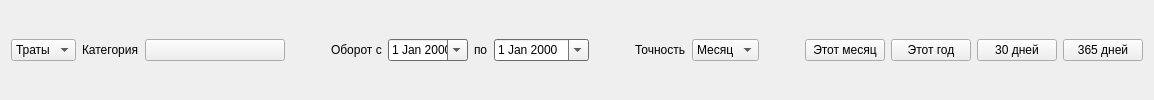
          <widget class="QWidget" name="categoriesAnalysisTab">
           <attribute name="title">
            <string>Категории</string>
           </attribute>
           <layout class="QVBoxLayout" name="categorieAnalysisTabLayout">
            <item>
             <layout class="QHBoxLayout" name="horizontalLayout_8">
              <item>
               <widget class="QComboBox" name="categoriesTypeBox">
                <item>
                 <property name="text">
                  <string>Траты</string>
                 </property>
                </item>
                <item>
                 <property name="text">
                  <string>Доход</string>
                 </property>
                </item>
               </widget>
              </item>
              <item>
               <widget class="QLabel" name="label_6">
                <property name="text">
                 <string>Категория</string>
                </property>
               </widget>
              </item>
              <item>
               <widget class="cashbook::CategoryNodeButton" name="categoriesCategoryButton">
                <property name="minimumSize">
                 <size>
                  <width>140</width>
                  <height>0</height>
                 </size>
                </property>
                <property name="text">
                 <string/>
                </property>
               </widget>
              </item>
              <item>
               <spacer name="horizontalSpacer_30">
                <property name="orientation">
                 <enum>Qt::Horizontal</enum>
                </property>
                <property name="sizeHint" stdset="0">
                 <size>
                  <width>40</width>
                  <height>20</height>
                 </size>
                </property>
               </spacer>
              </item>
              <item>
               <widget class="QLabel" name="label_9">
                <property name="sizePolicy">
                 <sizepolicy hsizetype="Preferred" vsizetype="Fixed">
                  <horstretch>0</horstretch>
                  <verstretch>0</verstretch>
                 </sizepolicy>
                </property>
                <property name="text">
                 <string>Оборот с</string>
                </property>
               </widget>
              </item>
              <item>
               <widget class="QDateEdit" name="categoriesDateFrom">
                <property name="minimumSize">
                 <size>
                  <width>80</width>
                  <height>0</height>
                 </size>
                </property>
                <property name="palette">
                 <palette>
                  <active>
                   <colorrole role="Window">
                    <brush brushstyle="SolidPattern">
                     <color alpha="255">
                      <red>146</red>
                      <green>150</green>
                      <blue>154</blue>
                     </color>
                    </brush>
                   </colorrole>
                  </active>
                  <inactive>
                   <colorrole role="Window">
                    <brush brushstyle="SolidPattern">
                     <color alpha="255">
                      <red>146</red>
                      <green>150</green>
                      <blue>154</blue>
                     </color>
                    </brush>
                   </colorrole>
                  </inactive>
                  <disabled>
                   <colorrole role="Window">
                    <brush brushstyle="SolidPattern">
                     <color alpha="255">
                      <red>146</red>
                      <green>150</green>
                      <blue>154</blue>
                     </color>
                    </brush>
                   </colorrole>
                  </disabled>
                 </palette>
                </property>
                <property name="styleSheet">
                 <string notr="true">QCalendarWidget QWidget#qt_calendar_navigationbar
{ 
    background-color: rgb(64, 66, 68); 
}</string>
                </property>
                <property name="frame">
                 <bool>true</bool>
                </property>
                <property name="readOnly">
                 <bool>false</bool>
                </property>
                <property name="buttonSymbols">
                 <enum>QAbstractSpinBox::NoButtons</enum>
                </property>
                <property name="calendarPopup">
                 <bool>true</bool>
                </property>
               </widget>
              </item>
              <item>
               <widget class="QLabel" name="label_17">
                <property name="sizePolicy">
                 <sizepolicy hsizetype="Preferred" vsizetype="Fixed">
                  <horstretch>0</horstretch>
                  <verstretch>0</verstretch>
                 </sizepolicy>
                </property>
                <property name="text">
                 <string>по</string>
                </property>
               </widget>
              </item>
              <item>
               <widget class="QDateEdit" name="categoriesDateTo">
                <property name="minimumSize">
                 <size>
                  <width>80</width>
                  <height>0</height>
                 </size>
                </property>
                <property name="palette">
                 <palette>
                  <active>
                   <colorrole role="Window">
                    <brush brushstyle="SolidPattern">
                     <color alpha="255">
                      <red>146</red>
                      <green>150</green>
                      <blue>154</blue>
                     </color>
                    </brush>
                   </colorrole>
                  </active>
                  <inactive>
                   <colorrole role="Window">
                    <brush brushstyle="SolidPattern">
                     <color alpha="255">
                      <red>146</red>
                      <green>150</green>
                      <blue>154</blue>
                     </color>
                    </brush>
                   </colorrole>
                  </inactive>
                  <disabled>
                   <colorrole role="Window">
                    <brush brushstyle="SolidPattern">
                     <color alpha="255">
                      <red>146</red>
                      <green>150</green>
                      <blue>154</blue>
                     </color>
                    </brush>
                   </colorrole>
                  </disabled>
                 </palette>
                </property>
                <property name="styleSheet">
                 <string notr="true">QCalendarWidget QWidget#qt_calendar_navigationbar
{ 
    background-color: rgb(64, 66, 68); 
}</string>
                </property>
                <property name="calendarPopup">
                 <bool>true</bool>
                </property>
               </widget>
              </item>
              <item>
               <spacer name="horizontalSpacer_2">
                <property name="orientation">
                 <enum>Qt::Horizontal</enum>
                </property>
                <property name="sizeHint" stdset="0">
                 <size>
                  <width>40</width>
                  <height>20</height>
                 </size>
                </property>
               </spacer>
              </item>
              <item>
               <widget class="QLabel" name="label_5">
                <property name="text">
                 <string>Точность</string>
                </property>
               </widget>
              </item>
              <item>
               <widget class="QComboBox" name="categoriesDensityBox">
                <property name="currentIndex">
                 <number>1</number>
                </property>
                <item>
                 <property name="text">
                  <string>День</string>
                 </property>
                </item>
                <item>
                 <property name="text">
                  <string>Месяц</string>
                 </property>
                </item>
               </widget>
              </item>
              <item>
               <spacer name="horizontalSpacer_5">
                <property name="orientation">
                 <enum>Qt::Horizontal</enum>
                </property>
                <property name="sizeHint" stdset="0">
                 <size>
                  <width>40</width>
                  <height>20</height>
                 </size>
                </property>
               </spacer>
              </item>
              <item>
               <widget class="QPushButton" name="categoriesThisMonthButton">
                <property name="text">
                 <string>Этот месяц</string>
                </property>
               </widget>
              </item>
              <item>
               <widget class="QPushButton" name="categoriesThisYearButton">
                <property name="text">
                 <string>Этот год</string>
                </property>
               </widget>
              </item>
              <item>
               <widget class="QPushButton" name="categoriesMonthButton">
                <property name="text">
                 <string>30 дней</string>
                </property>
               </widget>
              </item>
              <item>
               <widget class="QPushButton" name="categoriesYearButton">
                <property name="text">
                 <string>365 дней</string>
                </property>
               </widget>
              </item>
             </layout>
            </item>
           </layout>
          </widget>
